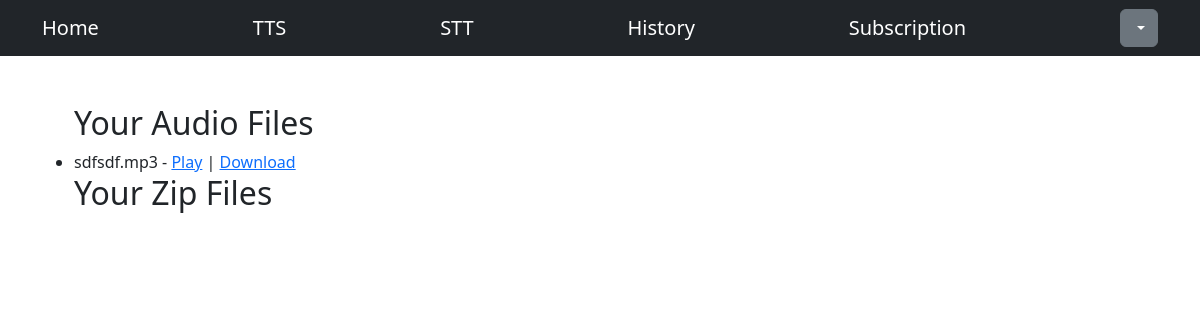
Page /tts/tts_files (signed in) on the earlier database version.
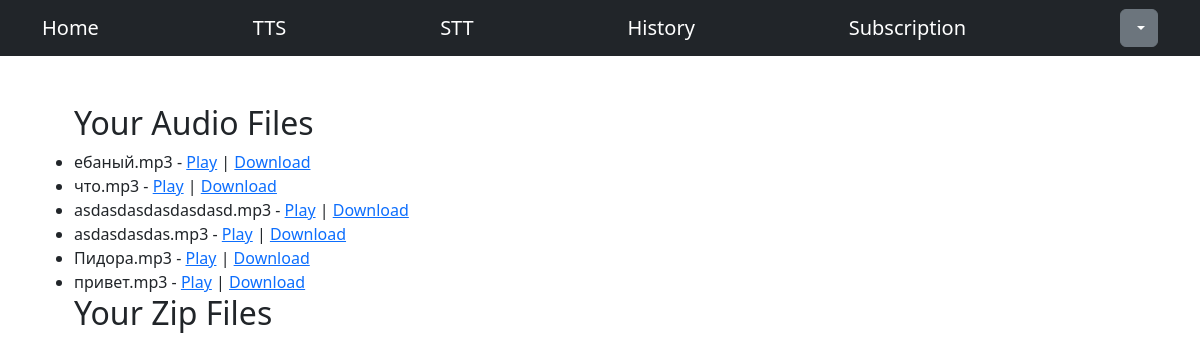
Same page on the later database version.
### tts/models.py (models this page shows, shortened)
class AudioFile(models.Model):
    user = models.ForeignKey(settings.AUTH_USER_MODEL, on_delete=models.CASCADE)
    text = models.TextField()
    text_file = models.FileField(upload_to='text_files', blank=True, null=True)
    filename = models.CharField(max_length=124, blank=True, null=True)
    audiofile = models.FileField(upload_to='audio_files', blank=True, null=True)
    zipfile = models.FileField(upload_to='zip_files', blank=True, null=True)
    created_at = models.DateTimeField(auto_now_add=True)

### tts/views.py (the view)
# urls.py: path('tts_files', views.TtsFilesView.as_view(), name='tts_files'),
class TtsFilesView(View):
    template_name = 'tts/tts_files.html'
    def get(self, request, *args, **kwargs):
        user_files = AudioFile.objects.filter(user=request.user)
        return render(request, self.template_name, {'user_files': user_files})

### tts/templates/tts/tts_files.html (shortened to what this page needs)
{% extends 'users/base.html' %}
{% load static %}
{% block content %}
  <div class="container mt-5">
    {% if user_files %}
        <ul>
            <h2>Your Audio Files</h2>
            {% for audio_file in user_files %}
            {% if audio_file.audiofile.name %}
                <li>
                    {{ audio_file.audiofile.name }} -
                    <a href="{{ audio_file.audiofile.url }}" target="_blank">Play</a> |
                    <a href="{{ audio_file.audiofile.url }}" download>Download</a>
                </li>
            {% endif %}
            {% endfor %}
            <h2>Your Zip Files</h2>
        </ul>
    {% else %}
        <p>No text-to-speech files available.</p>
    {% endif %}
  </div>
{% endblock %}

Differences in the rows shown:
removed AudioFile: audiofile.name "sdfsdf.mp3"
added AudioFile: audiofile.name "ебаный.mp3"
added AudioFile: audiofile.name "что.mp3"
added AudioFile: audiofile.name "asdasdasdasdasdasd.mp3"
added AudioFile: audiofile.name "asdasdasdas.mp3"
added AudioFile: audiofile.name "Пидора.mp3"
added AudioFile: audiofile.name "привет.mp3"
